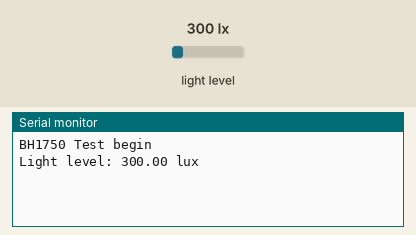
Recording of a sketch running on a simulated Arduino MKR. On the bench: the last lines printed to the serial monitor. The inputs (shaded band) are chosen by the test bench; at power-on: light level 300 lx. WiFi joins after 1.5 s; servers stay silent unless stated; web services answer with replies made up by the test bench.

Above: at 2.7 s.
2.8 s: light level set to 500 lx
At 9.5 s:
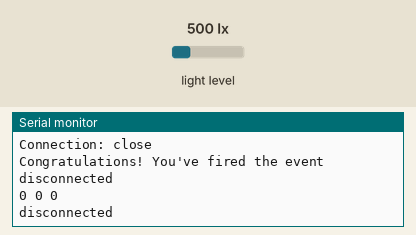
10.4 s: light level set to 40 lx
At 16.8 s:
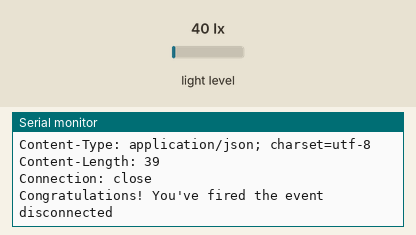
Timing chart, 0 to 18.3 s (numbered marks = the images above; inputs shaded):
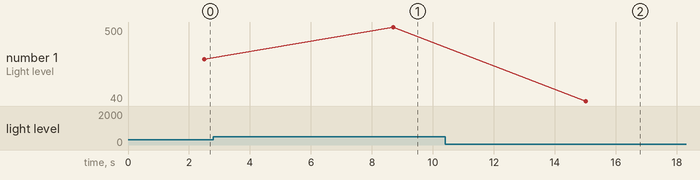

The sketch:

IFTTT.ino
```cpp
#include <WiFiNINA.h>
#include "secrets.h"
#include <BH1750.h>
#include <Wire.h>

BH1750 lightMeter;

//please enter your sensitive data in the Secret tab
char ssid[] = SECRET_SSID;
char pass[] = SECRET_PASSWORD;

WiFiClient client;

char HOST_NAME[] = "maker.ifttt.com";
String SUNLIGHT_HITS = "https://maker.ifttt.com/trigger/Sunlight_hits/with/key/drv-TCDXpcpkpWjtMUJLJQ";
String SUNLIGHT_GOES = "https://maker.ifttt.com/trigger/Sunlight_goes/with/key/drv-TCDXpcpkpWjtMUJLJQ";
String LIGHT_DURATION = "https://maker.ifttt.com/trigger/Sun_Duration/with/key/drv-TCDXpcpkpWjtMUJLJQ";
String queryString = "?value1=";

long hitDuration = 0;
long startTime = 0;
long pausedTime = 0;
bool luxAboveLimit = false;
bool sunlightDetected = false;
float currentLux = 0;
float SunlightLuxValue = 400.00;

int hours = 0;
int minutes = 0;
int seconds = 0;
String timeString = "";

void setup() {
  // initialize WiFi connection
  WiFi.begin(ssid, pass);

  Serial.begin(9600);
  while (!Serial);

  Wire.begin();
  lightMeter.begin();
  Serial.println(F("BH1750 Test begin"));
}

void loop() {

  if (WiFi.status() != WL_CONNECTED) {
    Serial.print("Attempting to connect to SSID: ");
    Serial.println(ssid);
    while (WiFi.status() != WL_CONNECTED) {
      WiFi.begin(ssid, pass);  // Connect to WPA/WPA2 network
      Serial.print(".");
      delay(5000);
    }
    Serial.println("\nConnected.");
  }

  delay(1000);

  currentLux = lightMeter.readLightLevel();
  Serial.print("Light level: ");
  Serial.print(currentLux);
  Serial.println(" lux");

  if (client.connect(HOST_NAME, 80)) {

    // To send Sunlight hit signal
    if (!sunlightDetected && currentLux >= SunlightLuxValue) {
      Serial.println("Sunlight hits");
      client.println("GET " + String(SUNLIGHT_HITS) + queryString + " HTTP/1.1");
      client.println("Host: " + String(HOST_NAME));
      client.println("Connection: close");
      client.println();  // End of the HTTP header

      readIFTTTResponse();

      sunlightDetected = true;

    // To send Sunlight gone signal
    } else if (sunlightDetected && currentLux <= SunlightLuxValue) {

      Serial.println("Sunlight goes");
      client.println("GET " + String(SUNLIGHT_GOES) + queryString + " HTTP/1.1");
      client.println("Host: " + String(HOST_NAME));
      client.println("Connection: close");
      client.println();  // End of the HTTP header

      readIFTTTResponse();

      sunlightDetected = false;
    }

    lightDurationTimer();

    delay(1000);

  } else {
    Serial.println("Failed to connect server!");
  }


  delay(4000);
}

void lightDurationTimer() {
    if (currentLux >= SunlightLuxValue){
      if (!luxAboveLimit) {

      startTime = millis() - pausedTime;
      luxAboveLimit = true;  // Set the flag to indicate we're tracking
      }

      hitDuration = (millis() - startTime) / 1000;

      hours = hitDuration / 3600;
      minutes = (hitDuration % 3600) / 60;
      seconds = hitDuration % 60;

      timeString = String(hours) + " hours, " + String(minutes) + " mins, " + String(seconds) + " seconds";
      String ConcatenatedString = queryString + timeString;
      Serial.println(String(hours) + " " + String(minutes) + " " + String(seconds));

      client.println("GET " + String(LIGHT_DURATION) + "?value1=" + String(hours) + "&value2="+ String(minutes) + "&value3=" + String(seconds) + " HTTP/1.1");
      client.println("Host: " + String(HOST_NAME));
      client.println("Connection: close");
      client.println();  // End of the HTTP header

    readIFTTTResponse();

    } else {
      if (luxAboveLimit) {
        luxAboveLimit = false;
        pausedTime = millis() - startTime;
      }
    }
}

void readIFTTTResponse() {
    while (client.connected()) {
          if (client.available()) {
            // read an incoming byte from the server and print it to serial monitor:
            char c = client.read();
            Serial.print(c);
          }
        }

        // the server's disconnected, stop the client:
        client.stop();
        Serial.println();
        Serial.println("disconnected");
}
```

secrets.h
```cpp
//please enter your sensitive data in the Secret tab
#define SECRET_SSID "Dinith's Galaxy A55";                // your network SSID (name)
#define SECRET_PASSWORD "12345678.";                // your network password (use for WPA, or use as key for WEP)
```

Measured:
- after the input at 2.8 s, the serial monitor: prints a new line after 5.9 s (image 1)
- after the input at 10.4 s, the serial monitor: prints a new line after 4.6 s (image 2)
- plotted number 1: 300 → 500 after the input at 2.8 s, 500 → 40 after the input at 10.4 s
